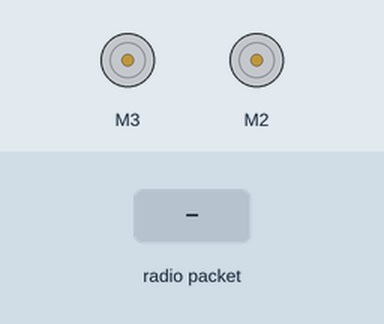
This sketch was run on a simulated Arduino Uno, built with avr-gcc and run on an emulated ATmega328P. Parts: 2 × DC motor (green arrow = forward, orange = backward, longer = faster). The test bench sets the inputs (shaded band). No radio packets arrive unless stated.

Above: at 1.2 s.
1.3 s: radio packet "R" arrives
At 1.9 s:
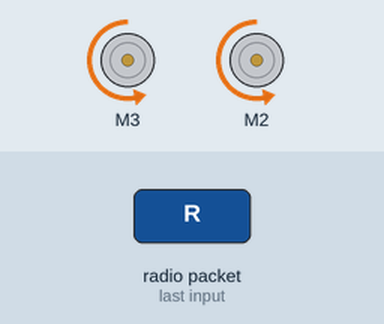
2.8 s: radio packet "F" arrives
At 4.0 s:
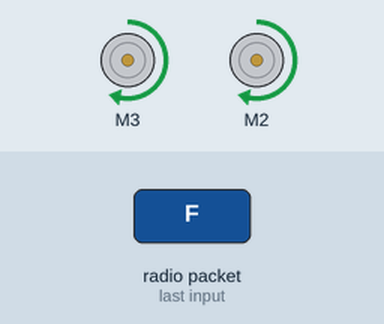
4.3 s: radio packet "E" arrives
At 5.4 s:
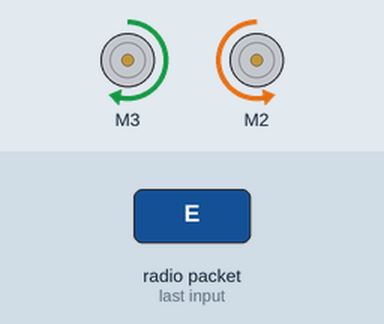
5.8 s: radio packet "D" arrives
At 6.5 s:
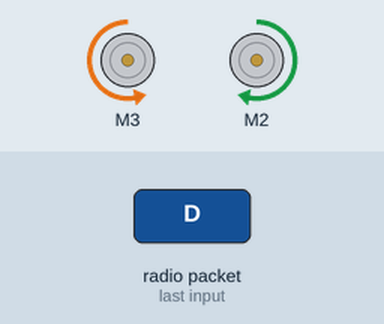
7.3 s: radio packet "1" arrives
At 7.7 s:
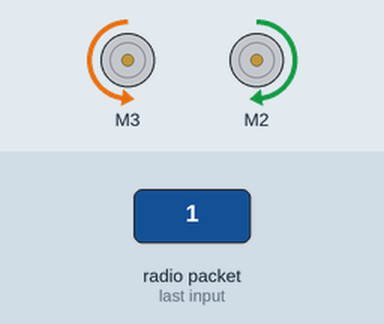
8.8 s: radio packet "3" arrives
At 10.0 s:
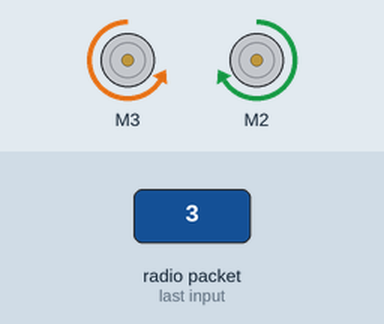
Timing chart, 0 to 11.3 s (numbered marks = the images above; inputs shaded):
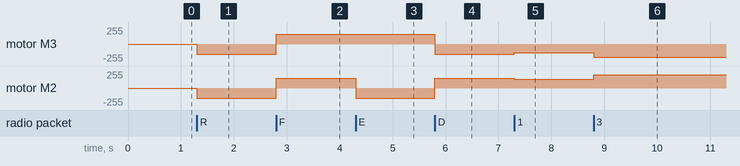

The sketch:

receptor.ino
```cpp
/*******************************************************/
/* Aula 41 - Robô Rádio Controlado - Receptor          */
/*******************************************************/
#include <VirtualWire.h>
#include <AFMotor.h>

#define velocidade 2000
#define Pino_Receptor 9

byte comando[VW_MAX_MESSAGE_LEN];
byte tamanho_comando = VW_MAX_MESSAGE_LEN;
char recebido;

// Motores nas portas M2 e M3 da Motor Shield
AF_DCMotor Motor_Direita(3);
AF_DCMotor Motor_Esquerda(2);

void setup() {
  vw_set_rx_pin(Pino_Receptor);
  vw_setup(velocidade);
  vw_rx_start();

  Motor_Direita.setSpeed(150);
  Motor_Esquerda.setSpeed(150);
}

void loop() {
  receber();

  // Movimentos
  if (recebido == 'R') mover_para_tras();
  else if (recebido == 'F') mover_para_frente();
  else if (recebido == 'E') virar_a_esquerda();
  else if (recebido == 'D') virar_a_direita();
  else if (recebido == 'N') permanecer_parado();

  // Velocidades
  if (recebido == '1') { Motor_Direita.setSpeed(130); Motor_Esquerda.setSpeed(130); }
  else if (recebido == '2') { Motor_Direita.setSpeed(155); Motor_Esquerda.setSpeed(155); }
  else if (recebido == '3') { Motor_Direita.setSpeed(200); Motor_Esquerda.setSpeed(200); }
  else if (recebido == '4') { Motor_Direita.setSpeed(255); Motor_Esquerda.setSpeed(255); }
}

void receber() {
  if (vw_get_message(comando, &tamanho_comando)) {
    recebido = comando[0];
  }
}

void mover_para_frente() {
  Motor_Direita.run(FORWARD);
  Motor_Esquerda.run(FORWARD);
}

void permanecer_parado() {
  Motor_Direita.run(RELEASE);
  Motor_Esquerda.run(RELEASE);
}

void mover_para_tras() {
  Motor_Direita.run(BACKWARD);
  Motor_Esquerda.run(BACKWARD);
}

void virar_a_direita() {
  Motor_Direita.run(BACKWARD);
  Motor_Esquerda.run(FORWARD);
}

void virar_a_esquerda() {
  Motor_Direita.run(FORWARD);
  Motor_Esquerda.run(BACKWARD);
}
```

Measured:
- after the input at 1.3 s, motor M3, motor M2: stopped → backward 150/255 at once
- after the input at 2.8 s, motor M3, motor M2: backward 150/255 → forward 150/255 at once
- after the input at 4.3 s, motor M2: forward 150/255 → backward 150/255 at once
- after the input at 5.8 s, motor M3: forward 150/255 → backward 150/255 at once; motor M2: backward 150/255 → forward 150/255 at once
- after the input at 7.3 s, motor M3: backward 150/255 → backward 130/255 at once; motor M2: forward 150/255 → forward 130/255 at once
- after the input at 8.8 s, motor M3: backward 130/255 → backward 200/255 at once; motor M2: forward 130/255 → forward 200/255 at once
